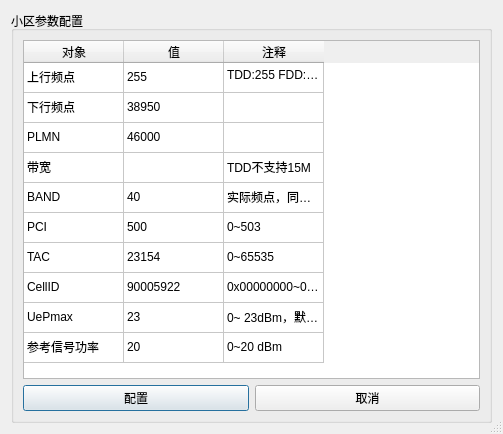
<?xml version="1.0" encoding="UTF-8"?>
<ui version="4.0">
 <class>Dialog</class>
 <widget class="QDialog" name="Dialog">
  <property name="geometry">
   <rect>
    <x>0</x>
    <y>0</y>
    <width>503</width>
    <height>434</height>
   </rect>
  </property>
  <property name="windowTitle">
   <string>Dialog</string>
  </property>
  <property name="sizeGripEnabled">
   <bool>true</bool>
  </property>
  <layout class="QGridLayout" name="gridLayout_2">
   <item row="0" column="0">
    <widget class="QGroupBox" name="groupBox">
     <property name="title">
      <string>小区参数配置</string>
     </property>
     <layout class="QGridLayout" name="gridLayout">
      <item row="0" column="0">
       <widget class="QTableWidget" name="tableWidget">
        <attribute name="horizontalHeaderVisible">
         <bool>true</bool>
        </attribute>
        <attribute name="verticalHeaderVisible">
         <bool>false</bool>
        </attribute>
        <row>
         <property name="text">
          <string>1</string>
         </property>
        </row>
        <row>
         <property name="text">
          <string>2</string>
         </property>
        </row>
        <row>
         <property name="text">
          <string>3</string>
         </property>
        </row>
        <row>
         <property name="text">
          <string>4</string>
         </property>
        </row>
        <row>
         <property name="text">
          <string>5</string>
         </property>
        </row>
        <row>
         <property name="text">
          <string>6</string>
         </property>
        </row>
        <row>
         <property name="text">
          <string>7</string>
         </property>
        </row>
        <row>
         <property name="text">
          <string>8</string>
         </property>
        </row>
        <row>
         <property name="text">
          <string>9</string>
         </property>
        </row>
        <row>
         <property name="text">
          <string>10</string>
         </property>
        </row>
        <column>
         <property name="text">
          <string>对象</string>
         </property>
        </column>
        <column>
         <property name="text">
          <string>值</string>
         </property>
        </column>
        <column>
         <property name="text">
          <string>注释</string>
         </property>
        </column>
        <item row="0" column="0">
         <property name="text">
          <string>上行频点</string>
         </property>
        </item>
        <item row="0" column="1">
         <property name="text">
          <string>255</string>
         </property>
        </item>
        <item row="0" column="2">
         <property name="text">
          <string>TDD:255 FDD:正常填写</string>
         </property>
        </item>
        <item row="1" column="0">
         <property name="text">
          <string>下行频点</string>
         </property>
        </item>
        <item row="1" column="1">
         <property name="text">
          <string>38950</string>
         </property>
        </item>
        <item row="2" column="0">
         <property name="text">
          <string>PLMN</string>
         </property>
        </item>
        <item row="2" column="1">
         <property name="text">
          <string>46000</string>
         </property>
        </item>
        <item row="3" column="0">
         <property name="text">
          <string>带宽</string>
         </property>
        </item>
        <item row="3" column="1">
         <property name="text">
          <string/>
         </property>
        </item>
        <item row="3" column="2">
         <property name="text">
          <string>TDD不支持15M</string>
         </property>
        </item>
        <item row="4" column="0">
         <property name="text">
          <string>BAND</string>
         </property>
        </item>
        <item row="4" column="1">
         <property name="text">
          <string>40</string>
         </property>
        </item>
        <item row="4" column="2">
         <property name="text">
          <string>实际频点，同Band对应</string>
         </property>
        </item>
        <item row="5" column="0">
         <property name="text">
          <string>PCI</string>
         </property>
        </item>
        <item row="5" column="1">
         <property name="text">
          <string>500</string>
         </property>
        </item>
        <item row="5" column="2">
         <property name="text">
          <string>0~503</string>
         </property>
        </item>
        <item row="6" column="0">
         <property name="text">
          <string>TAC</string>
         </property>
        </item>
        <item row="6" column="1">
         <property name="text">
          <string>23154</string>
         </property>
        </item>
        <item row="6" column="2">
         <property name="text">
          <string>0~65535</string>
         </property>
        </item>
        <item row="7" column="0">
         <property name="text">
          <string>CellID</string>
         </property>
        </item>
        <item row="7" column="1">
         <property name="text">
          <string>90005922</string>
         </property>
        </item>
        <item row="7" column="2">
         <property name="text">
          <string>0x00000000~0x0FFFFFFF</string>
         </property>
        </item>
        <item row="8" column="0">
         <property name="text">
          <string>UePmax</string>
         </property>
        </item>
        <item row="8" column="1">
         <property name="text">
          <string>23</string>
         </property>
        </item>
        <item row="8" column="2">
         <property name="text">
          <string>0~ 23dBm，默认值为23</string>
         </property>
        </item>
        <item row="9" column="0">
         <property name="text">
          <string>参考信号功率</string>
         </property>
        </item>
        <item row="9" column="1">
         <property name="text">
          <string>20</string>
         </property>
        </item>
        <item row="9" column="2">
         <property name="text">
          <string>0~20 dBm</string>
         </property>
        </item>
       </widget>
      </item>
      <item row="1" column="0">
       <layout class="QHBoxLayout" name="horizontalLayout">
        <item>
         <widget class="QPushButton" name="pushButton_cellcfg_ok">
          <property name="text">
           <string>配置</string>
          </property>
         </widget>
        </item>
        <item>
         <widget class="QPushButton" name="pushButton_cellcfg_cancel">
          <property name="text">
           <string>取消</string>
          </property>
         </widget>
        </item>
       </layout>
      </item>
     </layout>
    </widget>
   </item>
  </layout>
 </widget>
 <resources/>
 <connections/>
</ui>
